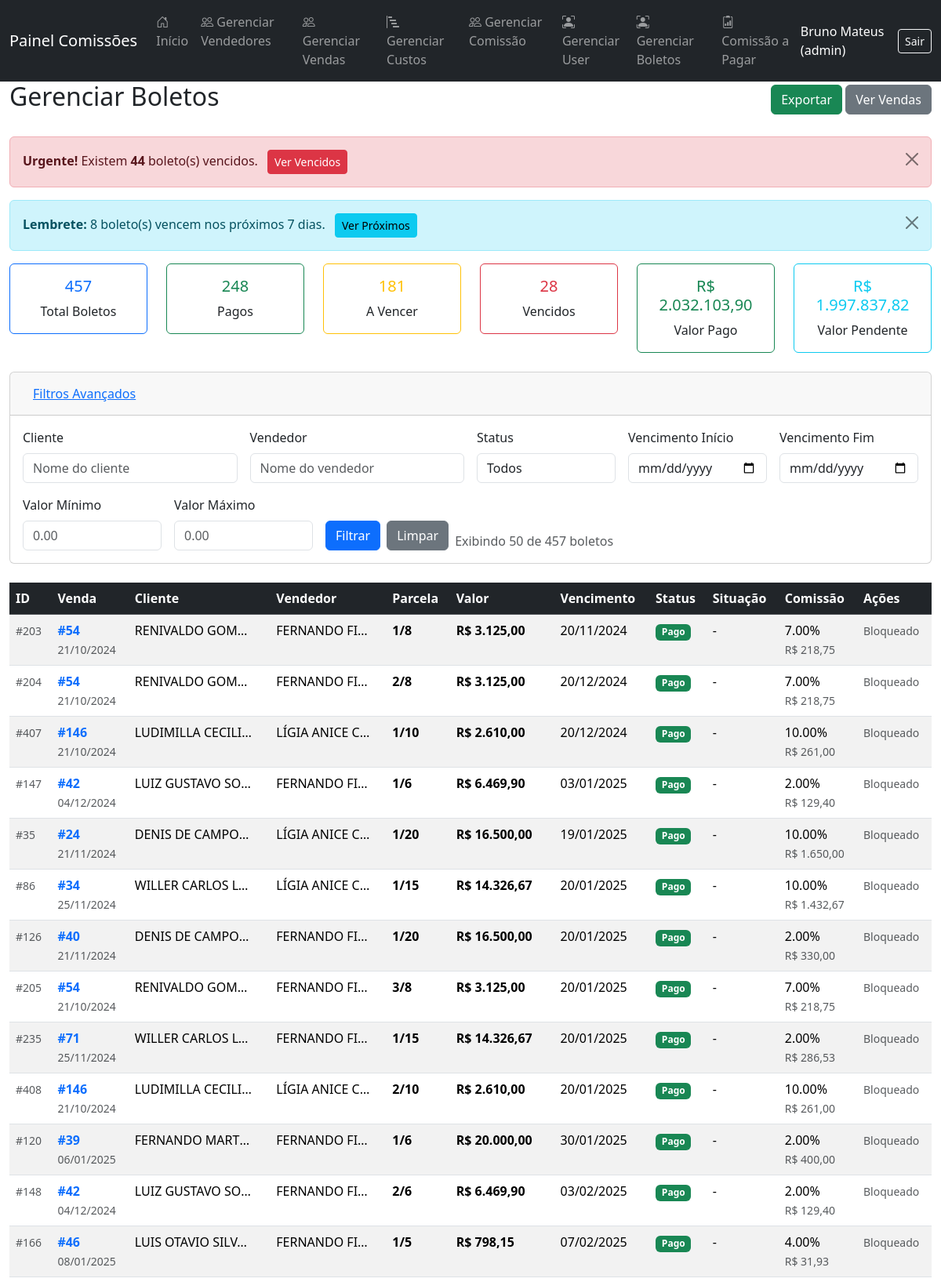
Screenshot of /pages/gerenciar_boletos.php (signed in, upper part) with the database file from the repository.
### tables this page shows
CREATE TABLE `boleto` (
  `id_boleto` int(11) NOT NULL,
  `qtd_parcelas` int(11) DEFAULT NULL,
  `valor` decimal(10,2) DEFAULT NULL,
  `id_vendedor` int(11) DEFAULT NULL,
  `id_vendedor2` int(11) DEFAULT NULL,
  `id_venda` int(11) DEFAULT NULL,
  `n_parcela` int(11) DEFAULT NULL,
  `dt_vencimento` date DEFAULT NULL,
  `id_comissao` int(11) DEFAULT NULL,
  `valor_comissao1` decimal(10,2) DEFAULT 0.00,
  `valor_comissao2` decimal(10,2) DEFAULT 0.00,
  `id_comissao2` int(11) DEFAULT NULL,
  `status` varchar(20) DEFAULT 'A Vencer'
);

CREATE TABLE `vendas` (
  `id_venda` int(11) NOT NULL,
  `id_vendedor` int(11) DEFAULT NULL,
  `id_vendedor2` int(11) DEFAULT NULL,
  `id_comissao` int(11) DEFAULT NULL,
  `id_comissao2` int(11) DEFAULT NULL,
  `dt_venda` date DEFAULT NULL,
  `cliente` varchar(100) DEFAULT NULL,
  `vlr_total` decimal(10,2) DEFAULT NULL,
  `vlr_entrada` decimal(10,2) DEFAULT NULL,
  `forma_pg` varchar(50) DEFAULT NULL,
  `qtd_parcelas` int(11) DEFAULT NULL,
  `dt_boletos` date DEFAULT NULL
);

CREATE TABLE `vendedores` (
  `id_vendedor` int(11) NOT NULL,
  `nome` varchar(100) NOT NULL,
  `celular` varchar(20) DEFAULT NULL,
  `tipochave` varchar(20) DEFAULT NULL,
  `chave` varchar(100) DEFAULT NULL,
  `STATUS` tinyint(1) NOT NULL DEFAULT 1
);

CREATE TABLE `comissao` (
  `id_comissao` int(11) NOT NULL,
  `valor` decimal(5,2) NOT NULL
);

### pages/gerenciar_boletos.php (the view, shortened to what the rows shown need)
<?php
require_once '../config/config.php';
$valores = [];
$registros_por_pagina = 50;
$pagina_atual = isset($_GET['pagina']) ? (int)$_GET['pagina'] : 1;
$offset = ($pagina_atual - 1) * $registros_por_pagina;
$sql = "SELECT b.*,
               v.cliente,
               v.dt_venda,
               v.vlr_total as valor_total_venda,
               vd.nome as nome_vendedor,
               c.valor as percentual_comissao
        FROM boleto b
        LEFT JOIN vendas v ON b.id_venda = v.id_venda
        LEFT JOIN vendedores vd ON b.id_vendedor = vd.id_vendedor
        LEFT JOIN comissao c ON b.id_comissao = c.id_comissao";
$sql .= " ORDER BY b.dt_vencimento ASC, b.id_venda ASC, b.n_parcela ASC";
$sql .= " LIMIT $registros_por_pagina OFFSET $offset";
$stmt = $pdo->prepare($sql);
$stmt->execute($valores);
$boletos = $stmt->fetchAll();
require_once '../views/header.php';
?>
<div class="container-fluid">
    <div class="d-flex justify-content-between align-items-center mb-4">
        <h2><i class="fas fa-file-invoice-dollar"></i> Gerenciar Boletos</h2>
    </div>
    <?php if (count($boletos) === 0): ?>
        <div class="alert alert-warning">
            <i class="fas fa-info-circle"></i> Nenhum boleto encontrado com os filtros aplicados.
        </div>
    <?php else: ?>
        <div class="table-responsive">
            <table class="table table-striped table-hover">
                <thead class="table-dark">
                    <tr>
                        <th>ID</th>
                        <th>Venda</th>
                        <th>Cliente</th>
                        <th>Vendedor</th>
                        <th>Parcela</th>
                        <th>Valor</th>
                        <th>Vencimento</th>
                        <th>Status</th>
                        <th>Situação</th>
                        <th>Comissão</th>
                        <th>Ações</th>
                    </tr>
                </thead>
                <tbody>
                    <?php foreach ($boletos as $boleto): ?>
                        <?php
                        $dias_para_vencimento_texto = '-';
                        $dias_class = '';
                        $situacao_class = '';
                        $valor_comissao = 0;
                        if ($boleto['percentual_comissao']) {
                            $valor_comissao = ($boleto['valor'] * $boleto['percentual_comissao']) / 100;
                        }
                        $status_class = '';
                        switch($boleto['status']) {
                            case 'Pago':
                                $status_class = 'badge bg-success';
                                break;
                        }
                        ?>
                        <tr class="<?= $situacao_class ?>">
                            <td>
                                <small class="text-muted">#<?= $boleto['id_boleto'] ?></small>
                            </td>
                            <td>
                                <a href="boletos_list.php?id_venda=<?= $boleto['id_venda'] ?>" class="text-decoration-none">
                                    <strong>#<?= $boleto['id_venda'] ?></strong>
                                </a>
                                <br>
                                <small class="text-muted"><?= date('d/m/Y', strtotime($boleto['dt_venda'])) ?></small>
                            </td>
                            <td>
                                <div style="max-width: 150px;">
                                    <span class="d-inline-block text-truncate" style="max-width: 100%;" title="<?= htmlspecialchars($boleto['cliente']) ?>">
                                        <?= htmlspecialchars($boleto['cliente']) ?>
                                    </span>
                                </div>
                            </td>
                            <td>
                                <div style="max-width: 120px;">
                                    <span class="d-inline-block text-truncate" style="max-width: 100%;" title="<?= htmlspecialchars($boleto['nome_vendedor']) ?>">
                                        <?= htmlspecialchars($boleto['nome_vendedor']) ?>
                                    </span>
                                </div>
                            </td>
                            <td>
                                <strong><?= $boleto['n_parcela'] ?>/<?= $boleto['qtd_parcelas'] ?></strong>
                            </td>
                            <td>
                                <strong>R$ <?= number_format($boleto['valor'], 2, ',', '.') ?></strong>
                            </td>
                            <td>
                                <?= date('d/m/Y', strtotime($boleto['dt_vencimento'])) ?>
                            </td>
                            <td>
                                <span class="<?= $status_class ?>"><?= htmlspecialchars($boleto['status']) ?></span>
                            </td>
                            <td class="<?= $dias_class ?>">
                                <?= $dias_para_vencimento_texto ?>
                            </td>
                            <td>
                                <?php if ($boleto['percentual_comissao']): ?>
                                    <?= $boleto['percentual_comissao'] ?>%
                                    <br>
                                    <small class="text-muted">R$ <?= number_format($valor_comissao, 2, ',', '.') ?></small>
                                <?php else: ?>
                                    <span class="text-muted">N/A</span>
                                <?php endif; ?>
                            </td>
                            <td>
                                <?php if ($boleto['status'] !== 'Pago'): ?>
                                    <div class="dropdown">
                                        <button class="btn btn-sm btn-outline-secondary dropdown-toggle" type="button" data-bs-toggle="dropdown">
                                            <i class="fas fa-edit"></i>
                                        </button>
                                        <ul class="dropdown-menu">
                                            <?php if ($boleto['status'] !== 'A Vencer'): ?>
                                                <li>
                                                    <form method="post" class="d-inline">
                                                        <input type="hidden" name="id_boleto" value="<?= $boleto['id_boleto'] ?>">
                                                        <input type="hidden" name="novo_status" value="A Vencer">
                                                        <button type="submit" class="dropdown-item" onclick="return confirm('Alterar status para A Vencer?')">
                                                            <i class="fas fa-clock text-warning"></i> A Vencer
                                                        </button>
                                                    </form>
                                                </li>
                                            <?php endif; ?>
                                            <li>
                                                <form method="post" class="d-inline">
                                                    <input type="hidden" name="id_boleto" value="<?= $boleto['id_boleto'] ?>">
                                                    <input type="hidden" name="novo_status" value="Pago">
                                                    <button type="submit" class="dropdown-item text-success" onclick="return confirm('Marcar como Pago?')">
                                                        <i class="fas fa-check-circle text-success"></i> Pago
                                                    </button>
                                                </form>
                                            </li>
                                            <?php if ($boleto['status'] !== 'Vencido'): ?>
                                                <li>
                                                    <form method="post" class="d-inline">
                                                        <input type="hidden" name="id_boleto" value="<?= $boleto['id_boleto'] ?>">
                                                        <input type="hidden" name="novo_status" value="Vencido">
                                                        <button type="submit" class="dropdown-item text-danger" onclick="return confirm('Marcar como Vencido?')">
                                                            <i class="fas fa-times-circle text-danger"></i> Vencido
                                                        </button>
                                                    </form>
                                                </li>
                                            <?php endif; ?>
                                        </ul>
                                    </div>
                                <?php else: ?>
                                    <span class="text-muted small">
                                        <i class="fas fa-lock"></i> Bloqueado
                                    </span>
                                <?php endif; ?>
                            </td>
                        </tr>
                    <?php endforeach; ?>
                </tbody>
            </table>
        </div>
    <?php endif; ?>
</div>
<?php require_once '../views/footer.php'; ?>

### rows the page displays
boleto: id_boleto "203", id_venda "54", id_venda.dt_venda "21/10/2024", id_venda.cliente "RENIVALDO GOM…", id_vendedor.nome "FERNANDO FI…", n_parcela "1", qtd_parcelas "8", valor "3.125,00", dt_vencimento "20/11/2024", status "Pago", dias_para_vencimento_texto "-", id_comissao.valor "7.00", valor.valor "218,75", shows "Bloqueado"
boleto: id_boleto "204", id_venda "54", id_venda.dt_venda "21/10/2024", id_venda.cliente "RENIVALDO GOM…", id_vendedor.nome "FERNANDO FI…", n_parcela "2", qtd_parcelas "8", valor "3.125,00", dt_vencimento "20/12/2024", status "Pago", dias_para_vencimento_texto "-", id_comissao.valor "7.00", valor.valor "218,75", shows "Bloqueado"
boleto: id_boleto "407", id_venda "146", id_venda.dt_venda "21/10/2024", id_venda.cliente "LUDIMILLA CECILI…", id_vendedor.nome "LÍGIA ANICE C…", n_parcela "1", qtd_parcelas "10", valor "2.610,00", dt_vencimento "20/12/2024", status "Pago", dias_para_vencimento_texto "-", id_comissao.valor "10.00", valor.valor "261,00", shows "Bloqueado"
boleto: id_boleto "147", id_venda "42", id_venda.dt_venda "04/12/2024", id_venda.cliente "LUIZ GUSTAVO SO…", id_vendedor.nome "FERNANDO FI…", n_parcela "1", qtd_parcelas "6", valor "6.469,90", dt_vencimento "03/01/2025", status "Pago", dias_para_vencimento_texto "-", id_comissao.valor "2.00", valor.valor "129,40", shows "Bloqueado"
boleto: id_boleto "35", id_venda "24", id_venda.dt_venda "21/11/2024", id_venda.cliente "DENIS DE CAMPO…", id_vendedor.nome "LÍGIA ANICE C…", n_parcela "1", qtd_parcelas "20", valor "16.500,00", dt_vencimento "19/01/2025", status "Pago", dias_para_vencimento_texto "-", id_comissao.valor "10.00", valor.valor "1.650,00", shows "Bloqueado"
boleto: id_boleto "86", id_venda "34", id_venda.dt_venda "25/11/2024", id_venda.cliente "WILLER CARLOS L…", id_vendedor.nome "LÍGIA ANICE C…", n_parcela "1", qtd_parcelas "15", valor "14.326,67", dt_vencimento "20/01/2025", status "Pago", dias_para_vencimento_texto "-", id_comissao.valor "10.00", valor.valor "1.432,67", shows "Bloqueado"
boleto: id_boleto "126", id_venda "40", id_venda.dt_venda "21/11/2024", id_venda.cliente "DENIS DE CAMPO…", id_vendedor.nome "FERNANDO FI…", n_parcela "1", qtd_parcelas "20", valor "16.500,00", dt_vencimento "20/01/2025", status "Pago", dias_para_vencimento_texto "-", id_comissao.valor "2.00", valor.valor "330,00", shows "Bloqueado"
boleto: id_boleto "205", id_venda "54", id_venda.dt_venda "21/10/2024", id_venda.cliente "RENIVALDO GOM…", id_vendedor.nome "FERNANDO FI…", n_parcela "3", qtd_parcelas "8", valor "3.125,00", dt_vencimento "20/01/2025", status "Pago", dias_para_vencimento_texto "-", id_comissao.valor "7.00", valor.valor "218,75", shows "Bloqueado"
boleto: id_boleto "235", id_venda "71", id_venda.dt_venda "25/11/2024", id_venda.cliente "WILLER CARLOS L…", id_vendedor.nome "FERNANDO FI…", n_parcela "1", qtd_parcelas "15", valor "14.326,67", dt_vencimento "20/01/2025", status "Pago", dias_para_vencimento_texto "-", id_comissao.valor "2.00", valor.valor "286,53", shows "Bloqueado"
boleto: id_boleto "408", id_venda "146", id_venda.dt_venda "21/10/2024", id_venda.cliente "LUDIMILLA CECILI…", id_vendedor.nome "LÍGIA ANICE C…", n_parcela "2", qtd_parcelas "10", valor "2.610,00", dt_vencimento "20/01/2025", status "Pago", dias_para_vencimento_texto "-", id_comissao.valor "10.00", valor.valor "261,00", shows "Bloqueado"
boleto: id_boleto "120", id_venda "39", id_venda.dt_venda "06/01/2025", id_venda.cliente "FERNANDO MART…", id_vendedor.nome "FERNANDO FI…", n_parcela "1", qtd_parcelas "6", valor "20.000,00", dt_vencimento "30/01/2025", status "Pago", dias_para_vencimento_texto "-", id_comissao.valor "2.00", valor.valor "400,00", shows "Bloqueado"
boleto: id_boleto "148", id_venda "42", id_venda.dt_venda "04/12/2024", id_venda.cliente "LUIZ GUSTAVO SO…", id_vendedor.nome "FERNANDO FI…", n_parcela "2", qtd_parcelas "6", valor "6.469,90", dt_vencimento "03/02/2025", status "Pago", dias_para_vencimento_texto "-", id_comissao.valor "2.00", valor.valor "129,40", shows "Bloqueado"
boleto: id_boleto "166", id_venda "46", id_venda.dt_venda "08/01/2025", id_venda.cliente "LUIS OTAVIO SILV…", id_vendedor.nome "FERNANDO FI…", n_parcela "1", qtd_parcelas "5", valor "798,15", dt_vencimento "07/02/2025", status "Pago", dias_para_vencimento_texto "-", id_comissao.valor "4.00", valor.valor "31,93", shows "Bloqueado"

### other values shown
$_SESSION['usuario_nome'] "Bruno Mateus"
$tipo_usuario "admin"
$criticos['vencidos'] "44"
$criticos['vence_semana'] "8"
$totais['total_boletos'] "457"
$totais['boletos_pagos'] "248"
$totais['boletos_a_vencer'] "181"
$totais['boletos_vencidos'] "28"
$totais['valor_pago'] "2.032.103,90"
$valor_pendente "1.997.837,82"
count($boletos) "50"
$total_registros "457"
